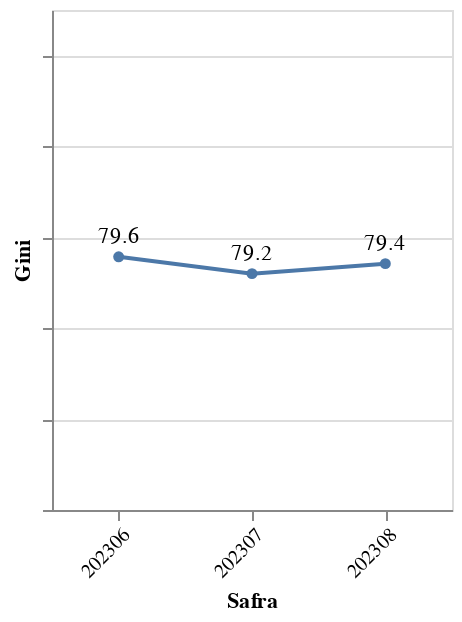

Source (notebook cell):
### Code cell
import altair as alt

gini_cols = [c for c in gini_per_safra.columns if c.startswith("gini_")]
y_max = gini_per_safra[gini_cols].max(axis=0).values.max()
y_min = gini_per_safra[gini_cols].min(axis=0).values.min()

y_scale = alt.Scale(domain=[max(0, y_min - 5), y_max + 5], nice=True)

line = (
    alt.Chart(gini_per_safra)
    .mark_line(point=True)
    .encode(
        x=alt.X("safra:N", title="Safra", sort="ascending", axis=alt.Axis(labelAngle=-45)),
        y=alt.Y("gini_model_score:Q", title="Gini", scale=y_scale, axis=alt.Axis(labels=False)),
    )
)

labels = (
    alt.Chart(gini_per_safra)
    .mark_text(align="center", dy=-10, color="black")
    .encode(
        x=alt.X("safra:N", sort="ascending"),
        y=alt.Y("gini_model_score:Q", scale=y_scale),
        text=alt.Text("gini_model_score:Q", format=".1f"),
    )
)

chart_line = (line + labels).properties(width=200, height=250)

chart_line

### Figure 1 — Vega-Lite specification as saved in the notebook (floating-point values rounded to 4 significant figures)
{"config": {"view": {"continuousWidth": 300, "continuousHeight": 300}}, "layer": [{"mark": {"type": "line", "point": true}, "encoding": {"x": {"axis": {"labelAngle": -45}, "field": "safra", "sort": "ascending", "title": "Safra", "type": "nominal"}, "y": {"axis": {"labels": false}, "field": "gini_model_score", "scale": {"domain": [74.2, 84.57], "nice": true}, "title": "Gini", "type": "quantitative"}}}, {"mark": {"type": "text", "align": "center", "color": "black", "dy": -10}, "encoding": {"text": {"field": "gini_model_score", "format": ".1f", "type": "quantitative"}, "x": {"field": "safra", "sort": "ascending", "type": "nominal"}, "y": {"field": "gini_model_score", "scale": {"domain": [74.2, 84.57], "nice": true}, "type": "quantitative"}}}], "data": {"name": "data-e2c561fd01786c92da20265da4463238"}, "height": 250, "width": 200, "$schema": "https://vega.github.io/schema/vega-lite/v6.1.0.json", "datasets": {"data-e2c561fd01786c92da20265da4463238": [{"safra": "202306", "gini_model_score": 79.57}, {"safra": "202307", "gini_model_score": 79.2}, {"safra": "202308", "gini_model_score": 79.42}]}}
